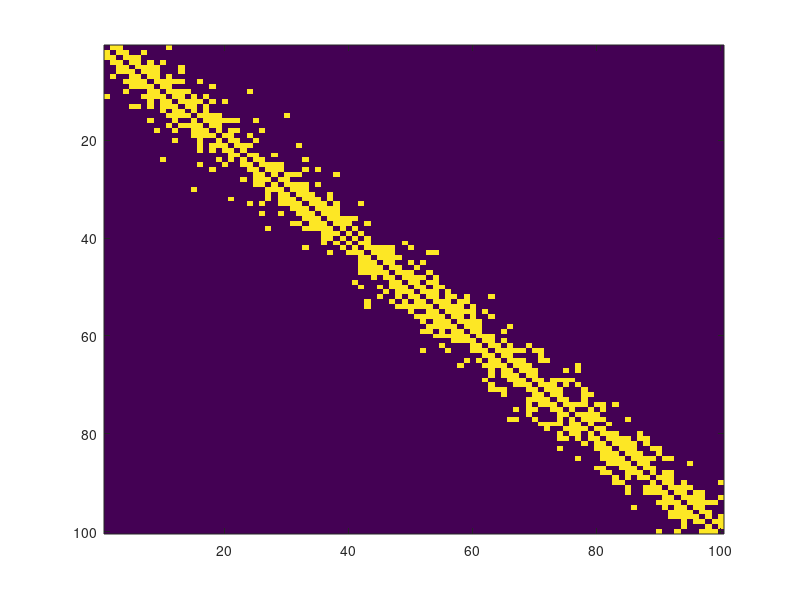

Recreate this plot in MATLAB.
%function A = generate1DSpatialNet(numNodes, alpha, lambda)
numNodes = 100;
alpha = 1;
lambda = 0.65;

coords = [1:numNodes];%rand(1,numNodes);
dist = zeros(numNodes,numNodes);
for i = 1:numNodes
    dist(i,:) = sqrt((coords(i)-coords).^2);
end

linkProbabilites = zeros(numNodes,numNodes);
linkProbabilites = alpha*lambda.^(dist-1);

A = linkProbabilites>rand(numNodes,numNodes);

A = A-diag(diag(A));
A = A + A';
A = A>0;
imagesc(A)
%end